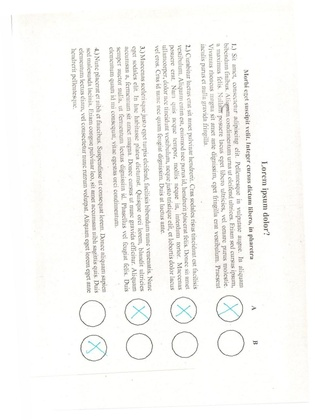
%> input picture Assignment 1/input/1.jpg, 315 x 420 px, shrunk from 964 x 1286 before the run; its folder holds only this picture in this run
$ octave a01_EM1SNO.m   (GNU Octave 9; MATLAB toolbox functions it lacks are replaced by stand-ins)
%> lines starting %> are read from the running program, lines starting %| are printed output that depends on the picture; in (x1, y1, x2, y2) boxes, pixels count from 0 and x2, y2 are one past the last pixel; in counts of white or black regions, pixels touching at a corner belong together; the program's own positions count from 1
%> further down, I is the input picture: size 420x315x3 uint8; mean R, G, B 247.5, 247.2, 244.9
### Assignment 1/processor.m
function [resultMatrix] = processor(I, varargin)
    if nargin == 2
        verbose = varargin{1};
    else
        verbose = false;
    end

    if size(I, 3) == 3
        I = rgb2gray(I);
%> I: size 420x315 uint8
    end

    enhanced = histogram_stretch(I);
    edged = edge(enhanced, 'Canny', [0.15, 0.2]);

    angle = horizon(edged, 1);

    straightened = imrotate(edged, -angle);
    rotatedImage = imrotate(I, -angle);

    r = 41;

    H = circular_hough(straightened, r);
    non_max_sup__k =  8;
    non_max_sup__p = 10;

    [A, B] = non_max_sup(H, non_max_sup__k, non_max_sup__p);
    circled = draw_circles(rotatedImage, A, B, r);

    if verbose
        figure(1);
        subplot(1,2,1);
        imshow(I)
        title('Original input image')

        subplot(1,2,2);
        imshow(straightened)
        title('Straghtened edge image')

        figure(2);
        subplot(1,2,1);
        imshow(circled)
        title('Straghtened original image with circles')

        subplot(1,2,2);
        imagesc(H)
        title('Hough Space')
    end


    resultMatrix = zeros(4, 2);
    [A, B] = order_circles(A, B);
    if verbose
        figure(3);
    end
    for i = 1:8
        circleImage = imcrop(rotatedImage, [B(i)-1.25*r, A(i)-1.25*r, 2.5*r, 2.5*r]);
        circleEdge = imcrop(straightened, [B(i)-0.65*r, A(i)-0.65*r, 1.3*r, 1.3*r]);
        [isCross, img] = detect_cross(circleEdge);
        if isCross
            titl = "true";
            resultMatrix(ceil(i/2), 2-mod(i,2)) = 1;
        else
            titl = "false";
        end

        if verbose
            subplot(4,2,i);
            imshow(circleImage);
            title(titl);
        end
    end
end

### Assignment 1/histogram_stretch.m
function output_img = histogram_stretch(input_img)
    minValue = double(min(input_img(:)));
%> minValue = 98
    maxValue = double(max(input_img(:)));
%> maxValue = 255
    coeff = 255 / (maxValue - minValue);
%> coeff = 1.62
    output_img = coeff * (input_img - minValue);
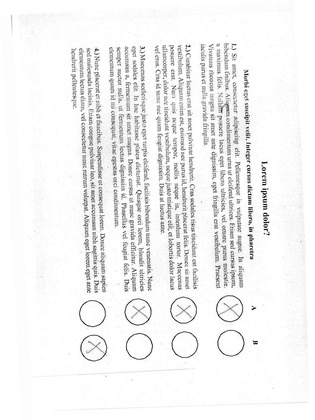
%> output_img: size 420x315 uint8; min 0, max 255, mean 242.2
%> in processor, `edged = edge(enhanced, 'Canny', [0.15, 0.2]);`:
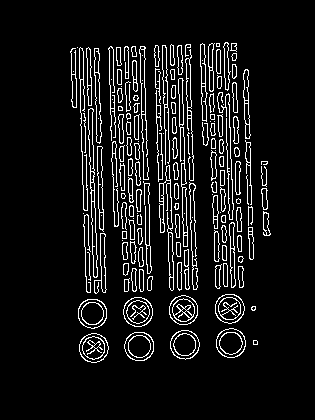
%> edged: size 420x315 logical; 8.5% white in thin lines or dots, all inside (x1, y1, x2, y2) = (70, 42, 271, 363)
    output_img = uint8(output_img);
end

### Assignment 1/horizon.m
function [angle] = horizon(image, precision)
%> called with precision = 1
% Jan Motl (2024). Straighten image
% (https://www.mathworks.com/matlabcentral/fileexchange/40239-straighten-image),
% MATLAB Central File Exchange. Retrieved October 13, 2024.
% Modified by Ahmet Furkan Un

    %if image is portrait (i.e height > width),
    %make it landscape (i.e height < width)
    isPortrait = false;
    if size(image, 1) > size(image, 2)
        image = imrotate(image, 90);
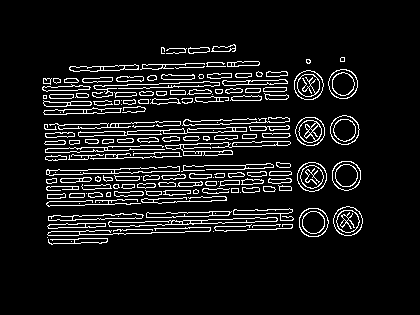
%> image: size 315x420 logical; 8.5% white in thin lines or dots, all inside (x1, y1, x2, y2) = (42, 44, 363, 245)
        isPortrait = true;
    end

    maxsize = max(size(image));
%> maxsize = 420
    T = fftshift(fft2(image, maxsize, maxsize)); % create rectangular transform
    T = log(abs(T)+1);                           % get magnitude in <0..inf)
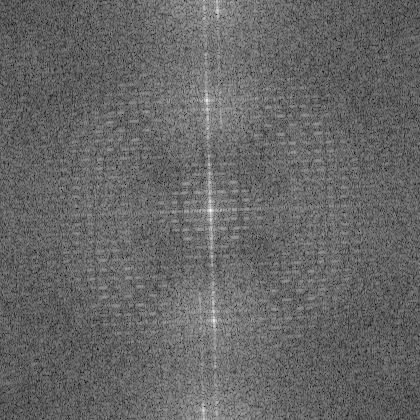
%> T: size 420x420 double; min 0.152, max 9.33, mean 3.86; drawn with min black and max white
    % Combine two FFT quadrants together (another two quadrants are symetric).
    center = ceil((maxsize+1)/2);
%> center = 211
    evenS = mod(maxsize+1, 2);
%> evenS = 1
    T = (rot90(T(center:end, 1+evenS:center), 1) + T(center:end, center:end));
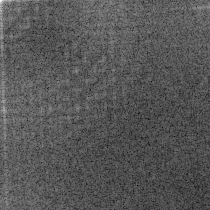
%> T: size 210x210 double; min 2.04, max 18.66, mean 7.72; drawn with min black and max white
    T = T(2:end, 2:end);    % remove artifacts for expense of inaccuracy
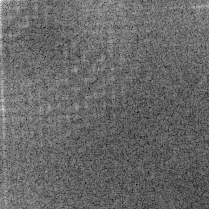
%> T: size 209x209 double; min 2.04, max 15.88, mean 7.71; drawn with min black and max white
    % Find the dominant orientation
    angles = floor(90/precision);
    score = zeros(angles, 1);
    maxDist = maxsize/2-1;
%> maxDist = 209
    for angle = 0:angles-1
        [y,x] = pol2cart(deg2rad(angle*precision), 0:maxDist-1); % all [x,y]
        for i = 1:maxDist
            score(angle+1) = score(angle+1) + T(round(y(i)+1), round(x(i)+1));
        end
    end
%> after the loop, score = 90 values, max 2101 at index 2, min 1599.2 at index 46, mean 1712.1
    % Return the most dominant direction.
    [~, position] = max(score);
%> position = 2
    angle = (position-1)*precision;
%> angle = 1
    angle = mod(45+angle,90)-45;


    %if circles located in the left half of the image, the end result will
    %be upside down. Rotate it 180 degrees more
    r = 40;
    H = circular_hough(image, r);
    non_max_sup__k =  8;
    non_max_sup__p = 10;
    [~, B] = non_max_sup(H, non_max_sup__k, non_max_sup__p);
    B = sort(B);
    if B(1) <= size(image, 2)/2
        angle = angle + 180;
    end

    %if image was portrait in the beginnig, deduct the previously added
    %rotation
    if isPortrait
        angle = angle - 90;
    end
end

### Assignment 1/circular_hough.m
function [H] = circular_hough(input_img, r)
%> called with r = 40
    [width, height] = size(input_img);
%> width = 315; height = 420
    H = zeros(width, height);

    for w = 1:width
        for h = 1:height
            if input_img(w, h) == 1
                for theta = 0:360
                    a = round(w - r * cosd(theta));
                    b = round(h - r * sind(theta));

                    if a > 0 && a <= width && b > 0 && b <= height
                        H(a, b) = H(a, b) + 1;
                    end
                end
            end
        end
    end
end

### Assignment 1/a01_EM1SNO.m
close all;
clear;
clc;

% [5 lines of commented-out code are left out]


resultMatrix = zeros(4, 2);
imageFiles =  dir(['input' '\*.jpg']);
disp("Process started...")
for i = 1:length(imageFiles)
    I = imread(sprintf('%d.jpg', i));
%> (the run ends here)
